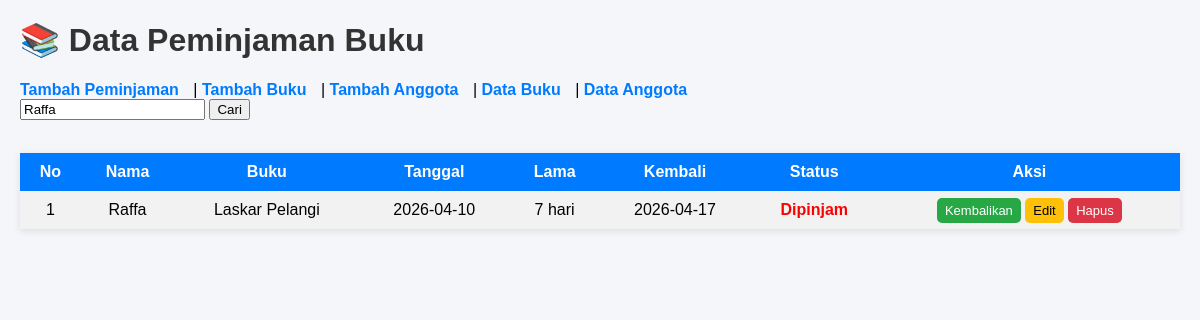
The app's page /index.php?keyword=Raffa with its own data.
### tables this page shows
CREATE TABLE `peminjaman` (
  `id` int(11) NOT NULL,
  `anggota_id` int(11) DEFAULT NULL,
  `buku_id` int(11) DEFAULT NULL,
  `tanggal_pinjam` date DEFAULT NULL,
  `lama_pinjam` int(11) DEFAULT NULL,
  `tanggal_kembali` date DEFAULT NULL,
  `status` enum('dipinjam','dikembalikan') DEFAULT 'dipinjam'
);

CREATE TABLE `anggota` (
  `id` int(11) NOT NULL,
  `nama` varchar(100) DEFAULT NULL,
  `email` varchar(100) DEFAULT NULL,
  `no_hp` varchar(20) DEFAULT NULL,
  `username` varchar(50) DEFAULT NULL,
  `password` varchar(255) DEFAULT NULL
);

CREATE TABLE `buku` (
  `id` int(11) NOT NULL,
  `judul` varchar(100) DEFAULT NULL,
  `penulis` varchar(100) DEFAULT NULL,
  `stok` int(11) DEFAULT NULL
);

### koneksi.php (called while the page is built, shortened)
<?php
$conn = mysqli_connect("localhost","root","","db_perpus");
function query($query){
    global $conn;
    $result = mysqli_query($conn,$query);
    $rows=[];
    while($row=mysqli_fetch_assoc($result)){
        $rows[]=$row;
    }
    return $rows;
}
?>

### index.php (the view, shortened to what this page needs)
<?php
include 'koneksi.php';
$keyword = isset($_GET['keyword']) ? $_GET['keyword'] : '';
$query = "SELECT peminjaman.*, anggota.nama, buku.judul
FROM peminjaman
JOIN anggota ON peminjaman.anggota_id = anggota.id
JOIN buku ON peminjaman.buku_id = buku.id
";
if($keyword != ''){
    $query .= " WHERE anggota.nama LIKE '%$keyword%'
                OR buku.judul LIKE '%$keyword%'";
}
$data = query($query);
?>
<!DOCTYPE html>
<html lang="en">
<head>
</head>
<body>
<h1>📚 Data Peminjaman Buku</h1>
<div class="menu">
    <a href="tambah.php">Tambah Peminjaman</a> |
    <a href="tambah_buku.php">Tambah Buku</a> |
    <a href="tambah_anggota.php">Tambah Anggota</a> |
    <a href="data_buku.php">Data Buku</a> |
    <a href="data_anggota.php">Data Anggota</a>
</div>
<form method="GET">
    <input type="text" name="keyword" placeholder="Cari data..."
    value="<?= isset($_GET['keyword']) ? $_GET['keyword'] : ''; ?>">
    <button type="submit">Cari</button>
</form>
<br>
<table>
<tr>
    <th>No</th>
    <th>Nama</th>
    <th>Buku</th>
    <th>Tanggal</th>
    <th>Lama</th>
    <th>Kembali</th>
    <th>Status</th>
    <th>Aksi</th>
</tr>
<?php $no=1; ?>
<?php foreach($data as $d): ?>
<tr>
<td><?= $no++; ?></td>
<td><?= $d['nama']; ?></td>
<td><?= $d['judul']; ?></td>
<td><?= $d['tanggal_pinjam']; ?></td>
<td><?= $d['lama_pinjam']; ?> hari</td>
<td><?= $d['tanggal_kembali']; ?></td>
<td>
<?php if($d['status']=='dipinjam'): ?>
    <span class="status-dipinjam">Dipinjam</span>
<?php else: ?>
    <span class="status-kembali">Dikembalikan</span>
<?php endif; ?>
</td>
<td class="aksi">
<?php if($d['status']=='dipinjam'): ?>
<a href="kembalikan.php?id=<?= $d['id']; ?>" class="kembali">Kembalikan</a>
<?php endif; ?>
<a href="ubah.php?id=<?= $d['id']; ?>" class="edit">Edit</a>
<a href="hapus.php?id=<?= $d['id']; ?>"
class="hapus"
onclick="return confirm('Yakin hapus?');">
Hapus
</a>
</td>
</tr>
<?php endforeach; ?>
</table>
</body>
</html>

### index.php (style rules this page uses)
body { font-family: Arial, sans-serif; background-color: #f4f6f9; margin: 20px; }
h1 { color: #333; }
.menu a { text-decoration: none; color: #007bff; margin-right: 10px; font-weight: bold; }
table { border-collapse: collapse; width: 100%; background-color: white; margin-top: 15px; box-shadow: 0 2px 8px rgba(0,0,0,0.1); }
th, td { padding: 10px; text-align: center; }
th { background-color: #007bff; color: white; }
tr:nth-child(even) { background-color: #f2f2f2; }
.aksi a { text-decoration: none; padding: 5px 8px; border-radius: 5px; font-size: 13px; }
.kembali { background-color: #28a745; color: white; }
.edit { background-color: #ffc107; color: black; }
.hapus { background-color: #dc3545; color: white; }
.status-dipinjam { color: red; font-weight: bold; }

### records on screen
peminjaman: anggota.nama "Raffa", buku.judul "Laskar Pelangi", tanggal_pinjam "2026-04-10", lama_pinjam "7", tanggal_kembali "2026-04-17", status "Dipinjam"
